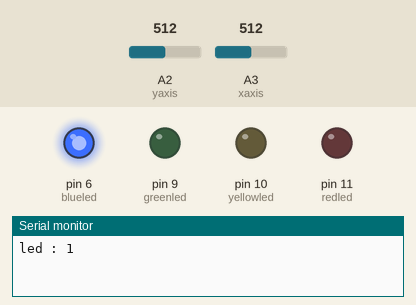
This sketch was run on a simulated Arduino Uno, built with avr-gcc and run on an emulated ATmega328P. On the bench: output pins drawn as LEDs (lit = HIGH), the last lines printed to the serial monitor. Inputs (shaded band) come from the test bench; at power-on: A2 (yaxis) = 512, A3 (xaxis) = 512. Random numbers use the default seed unless the sketch sets one.

Above: at 1.2 s.
1.3 s: A2 (yaxis) set to 11
2.8 s: A2 (yaxis) set to 8
At 3.1 s:
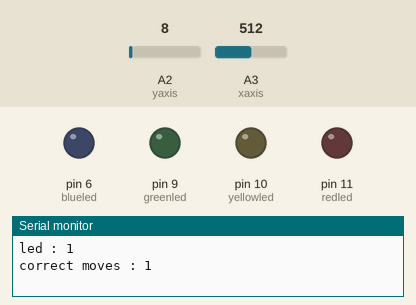
5.8 s: A3 (xaxis) set to 11
7.3 s: A3 (xaxis) set to 8
At 8.8 s:
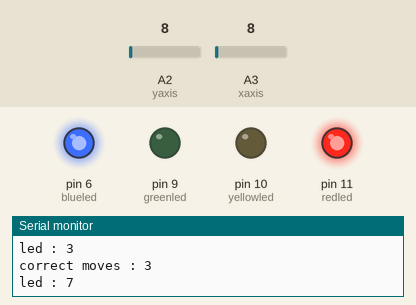
9.8 s: A3 (xaxis) set to 989
11.3 s: A3 (xaxis) set to 1009
At 14.6 s:
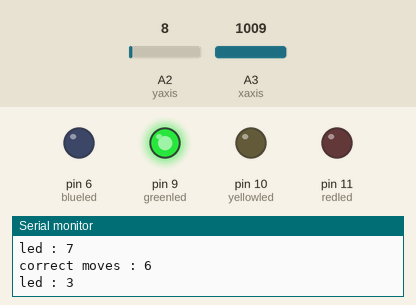
Timing chart, 0 to 15.8 s (numbered marks = the images above; inputs shaded):
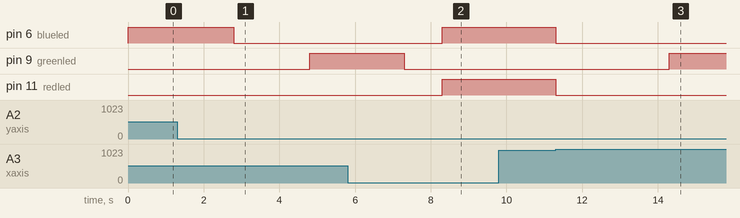

Measured:
- the behaviour switches between 10 and 9 on A2 (yaxis) (found by bisection; images 0 and 1)
- the behaviour switches between 10 and 9 on A3 (xaxis) (found by bisection; images 1 and 2)
- the behaviour switches between 1000 and 1001 on A3 (xaxis) (found by bisection; images 2 and 3)
- after the input at 1.3 s, every drawn part: stays the same
- after the input at 2.8 s, pin 6 (blueled): HIGH → LOW at once; pin 9 (greenled): LOW → HIGH after 2.0 s
- after the input at 5.8 s, every drawn part: stays the same
- after the input at 7.3 s, pin 6 (blueled), pin 11 (redled): LOW → HIGH after 1.0 s; pin 9 (greenled): HIGH → LOW at once
- after the input at 9.8 s, every drawn part: stays the same
- after the input at 11.3 s, pin 6 (blueled), pin 11 (redled): HIGH → LOW at once; pin 9 (greenled): LOW → HIGH after 3.0 s

The sketch:

firas_mid_test_project.ino
```cpp
int redled = 11;
int blueled = 6;
int greenled = 9;
int yellowled = 10;
int xaxis = A3;
int yaxis = A2;


int xread;
int yread;


int generator = 0;
int counter = 0;
void setup() {

  pinMode(redled, OUTPUT);
  pinMode(yellowled, OUTPUT);
  pinMode(blueled, OUTPUT);
  pinMode(greenled, OUTPUT);
  Serial.begin(9600);

}

void loop() {


  Serial.print("led : ");
  generator = random(1,8);
  Serial.println(generator);
  gen(generator);
  Serial.print("correct moves : ");
  counter++;
  Serial.println(counter);
  delay(1000);
    if (counter > 9){Serial.println("game over, press the reset button ");for(;;){}}
}
void gen(int seq) {
  switch (seq) {
    case 1:
      digitalWrite(blueled, HIGH);
      for (;;) {
        xread = analogRead(xaxis);
        yread = analogRead(yaxis);
        if ( yread < 10) {
          allOff();
          break;
        }
      }
      break;
    case 2:
      digitalWrite(redled, HIGH);
      for (;;) {
        xread = analogRead(xaxis);
        yread = analogRead(yaxis);
        if ( xread > 1000) {
          allOff();
          break;

        }
      }
     break;
    case 3:
      digitalWrite(greenled, HIGH);
      for (;;) {
        xread = analogRead(xaxis);
        yread = analogRead(yaxis);
        if ( xread < 10) {
          allOff();
          break;

        }
      }
     break;
    case 4:
      digitalWrite(yellowled, HIGH);
      for (;;) {
        xread = analogRead(xaxis);
        yread = analogRead(yaxis);
        if (yread > 1000) {
          allOff();
          break;

        }
      }
break;
    case 5:

      digitalWrite(yellowled, HIGH);
      digitalWrite(redled, HIGH);
      for (;;) {
        xread = analogRead(xaxis);
        yread = analogRead(yaxis);
        if (yread > 1000 && xread > 1000) {
          allOff();
          break;
        }
      }
      break;
    case 6:
      digitalWrite(yellowled, HIGH);
      digitalWrite(greenled, HIGH);
      for (;;) {
        xread = analogRead(xaxis);
        yread = analogRead(yaxis);
        if (yread > 1000 && xread < 10) {
          allOff();
          break;
        }
      }
      break;
    case 7:
      digitalWrite(blueled, HIGH);
      digitalWrite(redled, HIGH);
      for (;;) {
        xread = analogRead(xaxis);
        yread = analogRead(yaxis);
        if (yread < 10 && xread > 1000) {
          allOff();
          break;
        }
      }
      break;
    case 8:
      digitalWrite(blueled, HIGH);
      digitalWrite(greenled, HIGH);
      for (;;) {
        xread = analogRead(xaxis);
        yread = analogRead(yaxis);
        if (yread < 10 && xread < 10) {
          allOff();
          break;
        }
      }
      break;
    default:
      break;
  }
}
void allOff() {
  digitalWrite(redled, LOW);
  digitalWrite(yellowled, LOW);
  digitalWrite(greenled, LOW);
  digitalWrite(blueled, LOW);

}
```
